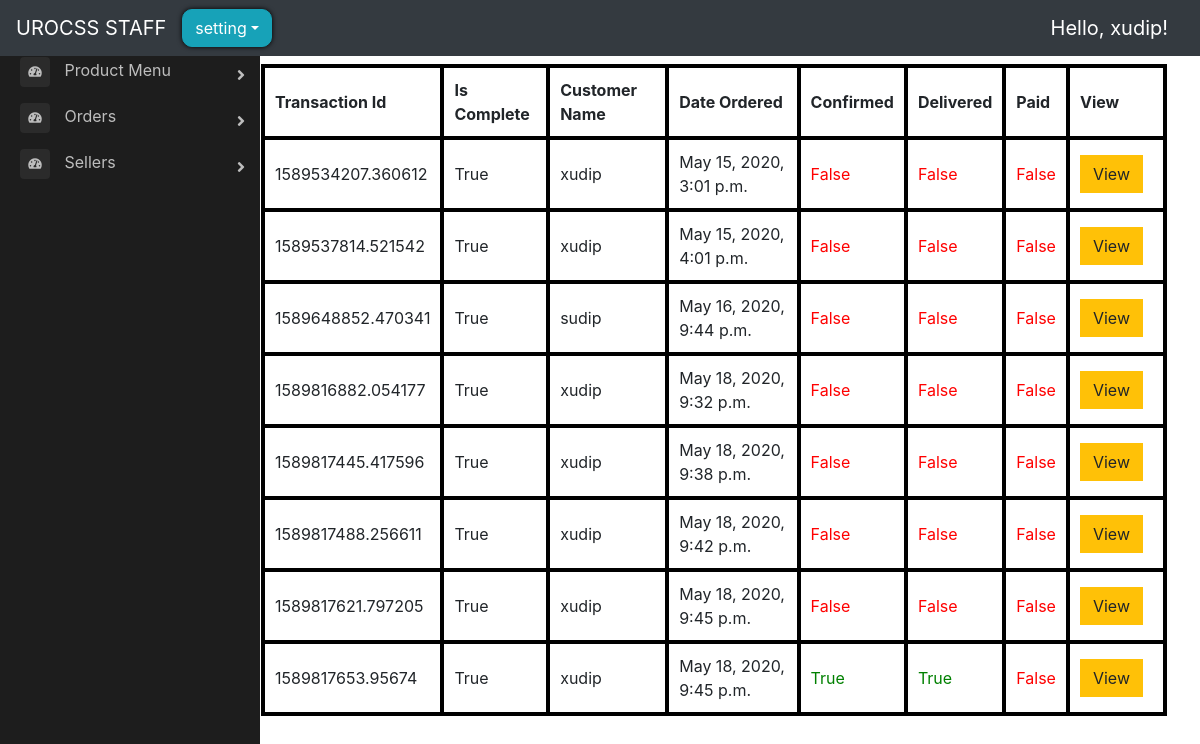
The app's page /backend/backend_main/ (signed in) with its own data.
### store/models.py (models this page shows, shortened)
class Order(models.Model):
    customer = models.ForeignKey(User, on_delete=models.SET_NULL, blank=True, null=True)
    date_ordered = models.DateTimeField(auto_now_add=True)
    complete = models.BooleanField(default=False, null=True, blank=False)
    transaction_id = models.CharField(max_length=200, null=True)

### backend/views.py (the view)
# urls.py: path("backend_main/", views.backend_main, name="backend_main"),
@login_required(login_url="backend_login")
def backend_main(request):
    orders = store_models.Order.objects.all()
    for order in orders:
        order_delivery_status = order.orderdeliverystatus_set.all()
        order_payment_status = order.paymentinfo_set.all()
        order = order.__dict__
        if (
            order_delivery_status[0].confirmed is True
            and order_delivery_status[0].delivered is False
        ):
            order["confirmed"] = True
            order["delivered"] = False
            order["paid"] = False
        elif order_delivery_status[0].delivered is True:
            order["confirmed"] = True
            order["delivered"] = True
            order["paid"] = False
        elif order_payment_status[0].paid is True:
            order["confirmed"] = True
            order["delivered"] = True
            order["paid"] = True
        else:
            order["confirmed"] = False
            order["delivered"] = False
            order["paid"] = False
    context = {"orders": orders}
    return render(request, "backend/backend_homepage.html", context)

### backend/templates/backend/backend_homepage.html (shortened to what this page needs)
{% extends 'backend/backend_main.html' %}
{% load static %}
{% block main %}
<div class="row">
</div>
<div class="row">
    <table>
        <tr>
            <th>Transaction Id</th>
            <th>Is Complete</th>
            <th>Customer Name</th>
            <th>Date Ordered</th>
            <th>Confirmed</th>
            <th>Delivered</th>
            <th>Paid</th>
            <th>View</th>
        </tr>
        {% for order in orders %}
        <tr>
            <td>{{order.transaction_id}}</td>
            <td>{{order.complete}}</td>
            <td>{{order.customer}}</td>
            <td>{{order.date_ordered}}</td>
            {% if order.confirmed is True %}
            <td style="color: green;">{{order.confirmed}}</td>
            {% else %}
            <td style="color: red;">{{order.confirmed}}</td>
            {% endif %}
            {% if order.delivered is True %}
            <td style="color:green;">{{order.delivered}}</td>
            {% else %}
            <td style="color:red;">{{order.delivered}}</td>
            {% endif %}
            {% if order.paid is True %}
            <td style="color:green">{{order.paid}}</td>
            {% else %}
            <td style="color:red">{{order.paid}}</td>
            {% endif %}
            <td>
                <a href="{% url 'view_order_detail' id=order.transaction_id %}" style="text-decoration: none;">
                    <button class="btn btn-warning" style="margin-right:10px;">View</button>
                </a>
            </td>
        </tr>
        {% endfor %}
    </table>
</div>
{% endblock %}

### backend/templates/backend/backend_main.html (shortened to what this page needs)
{% load static %}
<!DOCTYPE html>
<html lang="en">
<head>
    <link rel="stylesheet" href="https://stackpath.bootstrapcdn.com/bootstrap/4.1.3/css/bootstrap.min.css"
>
    <link href="//maxcdn.bootstrapcdn.com/bootstrap/4.0.0/css/bootstrap.min.css" rel="stylesheet" id="bootstrap-css">
    <link rel="stylesheet" href="https://use.fontawesome.com/releases/v5.6.1/css/all.css"
>
    <link rel="stylesheet" type="text/css" href="{% static 'css/main.css' %}">
    <link rel="stylesheet" type="text/css" href="{% static 'css/accounts.css' %}">
    <link rel="stylesheet" type="text/css" href="{% static 'css/sidebar.css' %}">
    <link rel="stylesheet" type="text/css" href="{% static 'css/backend_table.css' %}">
</head>
<body>
    <nav style="position: fixed; z-index: 1;" class="navbar navbar-expand-sm navbar-dark bg-dark nav">
        <a class="navbar-brand" href="{% url 'backend_main' %}">UROCSS STAFF</a>
        <div class="collapse navbar-collapse" id="navbarSupportedContent">
            {% if request.user.is_authenticated %}
            <div class="dropdown">
                <button style='border-radius: 10px; box-shadow: hsl(0, 86%, 0%) 0 0 5px; margin-right:30px;'
                    class="btn btn-info dropdown-toggle" type="button" data-toggle="dropdown">setting</button>
            </div>
            {% endif %}
            <div class="form-inline my-2 my-lg-0 ml-auto">
                {% block login-logout %}
                <div class="collapse navbar-collapse" id="navbarSupportedContent">
                    <ul class="navbar-nav mr-auto">
                        <li class="nav-item active navbar-brand">
                            Hello, {{request.user}}!
                        </li>
                    </ul>
                </div>
                {% endblock %}
            </div>
        </div>
    </nav>
    <div class="main">
        <main class="page-content pt-2 main">
            <div id="overlay" class="overlay">
                <div class="container-fluid p-5">
                    {% block main %}{% endblock %}
                </div>
        </main>
    </div>
    <div class="page-wrapper chiller-theme toggled">
        <nav id="sidebar" class="sidebar-wrapper">
            <div class="sidebar-content">
                <div class="sidebar-menu">
                    <ul>
                        <li class="sidebar-dropdown">
                            <a href="#">
                                <i class="fa fa-tachometer-alt"></i>
                                <span>Product Menu</span>
                            </a>
                        </li>
                        <li class="sidebar-dropdown">
                            <a href="#">
                                <i class="fa fa-tachometer-alt"></i>
                                <span>Orders</span>
                            </a>
                        </li>
                        <li class="sidebar-dropdown">
                            <a href="#">
                                <i class="fa fa-tachometer-alt"></i>
                                <span>Sellers</span>
                            </a>
                        </li>
                    </ul>
                </div>
            </div>
        </nav>
    </div>
</body>
</html>

### static/css/main.css (style rules this page uses)
.bg-dark { background-color: #011e24; }
.btn { border-radius: 0; }
.navbar { width:100%; position: fixed; z-index: 10; background:#001f3f; }

### static/css/accounts.css (style rules this page uses)
body, html { margin: 0; padding: 0; height: 100%; }

### static/css/sidebar.css (style rules this page uses)
#sidebar { margin-top: 4% !important; display:inline-table; }
.page-wrapper { height: 100vh; }
.page-wrapper.toggled .sidebar-wrapper { left: 0px; }
.main { margin-top: 7; margin-left:10%; display: flex; }
.sidebar-wrapper { width: 260px; height: 100%; position: fixed; top: 0; }
.sidebar-wrapper ul { list-style-type: none; padding: 0; margin: 0; }
.sidebar-wrapper a { text-decoration: none; }
@media only screen and (min-width: 768px) { #sidebar { min-width: 150px; } }
.sidebar-content { height: calc(100% - 30px); overflow-y: auto; position: relative; }
.sidebar-wrapper .sidebar-menu { padding-bottom: 10px; }
.sidebar-wrapper .sidebar-menu ul li a { display: inline-block; width: 100%; text-decoration: none; position: relative; padding: 8px 30px 8px 20px; }
.sidebar-wrapper .sidebar-menu ul li a i { margin-right: 10px; font-size: 12px; width: 30px; height: 30px; line-height: 30px; text-align: center; border-radius: 4px; }
.sidebar-wrapper .sidebar-menu .sidebar-dropdown > a:after { font-family: "Font Awesome 5 Free"; font-weight: 900; content: "\f105"; font-style: normal; display: inline-block; font-style: normal; font-variant: normal; text-rendering: auto; -webkit-font-smoothing: antialiased; -moz-osx-font-smoothing: grayscale; text-align: center; background: 0 0; position: absolute; right: 15px; top: 14px; }
.chiller-theme .sidebar-wrapper { background: #1d1d1d; }
.chiller-theme .sidebar-wrapper .sidebar-header, .chiller-theme .sidebar-wrapper .sidebar-search, .chiller-theme .sidebar-wrapper .sidebar-menu { border-top: 1px solid #2b2b2b; }
.chiller-theme .sidebar-wrapper .sidebar-header .user-info .user-role, .chiller-theme .sidebar-wrapper .sidebar-header .user-info .user-status, .chiller-theme .sidebar-wrapper .sidebar-search input.search-menu, .chiller-theme .sidebar-wrapper .sidebar-search .input-group-text, .chiller-theme .sidebar-wrapper .sidebar-brand>a, .chiller-theme .sidebar-wrapper .sidebar-menu ul li a, .chiller-theme .sidebar-footer>a { color: #bdbdbd; }
.chiller-theme .sidebar-wrapper .sidebar-menu ul li a i, .chiller-theme .sidebar-wrapper .sidebar-menu .sidebar-dropdown div, .chiller-theme .sidebar-wrapper .sidebar-search input.search-menu, .chiller-theme .sidebar-wrapper .sidebar-search .input-group-text { background: #2b2b2b; }

### static/css/backend_table.css (style rules this page uses)
table, th, td { border: 4px solid black; padding:10px; }

### records on screen
Order: transaction_id "1589534207.360612", complete "True", customer "xudip", date_ordered "May 15, 2020, 3:01 p.m.", confirmed "False", delivered "False", paid "False"
Order: transaction_id "1589537814.521542", complete "True", customer "xudip", date_ordered "May 15, 2020, 4:01 p.m.", confirmed "False", delivered "False", paid "False"
Order: transaction_id "1589648852.470341", complete "True", customer "sudip", date_ordered "May 16, 2020, 9:44 p.m.", confirmed "False", delivered "False", paid "False"
Order: transaction_id "1589816882.054177", complete "True", customer "xudip", date_ordered "May 18, 2020, 9:32 p.m.", confirmed "False", delivered "False", paid "False"
Order: transaction_id "1589817445.417596", complete "True", customer "xudip", date_ordered "May 18, 2020, 9:38 p.m.", confirmed "False", delivered "False", paid "False"
Order: transaction_id "1589817488.256611", complete "True", customer "xudip", date_ordered "May 18, 2020, 9:42 p.m.", confirmed "False", delivered "False", paid "False"
Order: transaction_id "1589817621.797205", complete "True", customer "xudip", date_ordered "May 18, 2020, 9:45 p.m.", confirmed "False", delivered "False", paid "False"
Order: transaction_id "1589817653.95674", complete "True", customer "xudip", date_ordered "May 18, 2020, 9:45 p.m.", confirmed "True", delivered "True", paid "False"

### other values on screen
{{ request.user }} "xudip"
